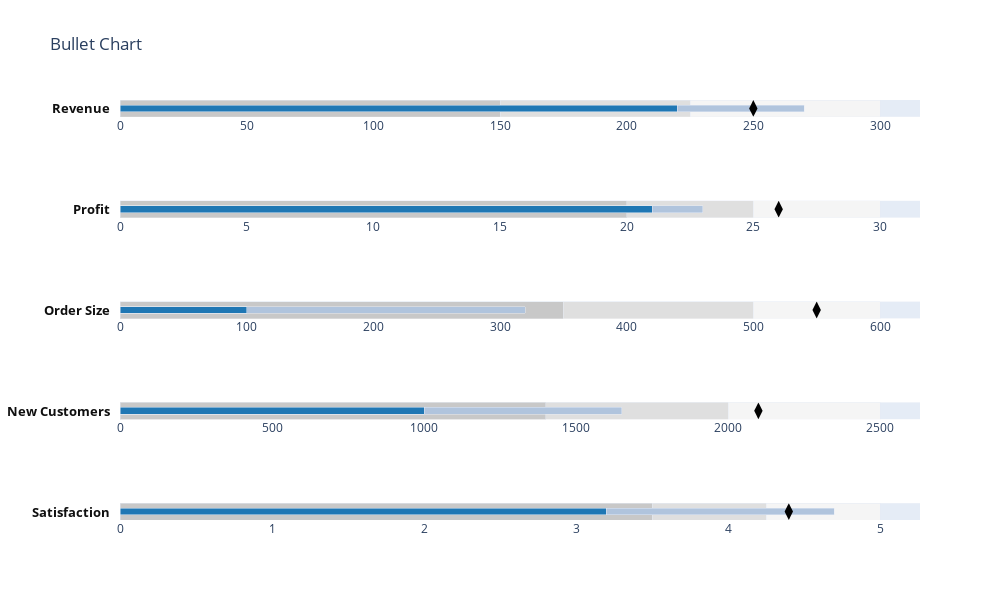

Notebook code cell kept with this figure:
### Code cell
fig.show()

### Figure 1 — Plotly figure (JSON) as saved in the notebook; plotly's stock layout.template omitted (floating-point values rounded to 4 significant figures)
{"data": [{"base": 0, "hoverinfo": "x", "marker": {"color": "rgb(245.0, 245.0, 245.0)"}, "name": "ranges", "orientation": "h", "type": "bar", "width": 2, "x": [300], "xaxis": "x", "y": [0], "yaxis": "y"}, {"base": 0, "hoverinfo": "x", "marker": {"color": "rgb(222.5, 222.5, 222.5)"}, "name": "ranges", "orientation": "h", "type": "bar", "width": 2, "x": [225], "xaxis": "x", "y": [0], "yaxis": "y"}, {"base": 0, "hoverinfo": "x", "marker": {"color": "rgb(200.0, 200.0, 200.0)"}, "name": "ranges", "orientation": "h", "type": "bar", "width": 2, "x": [150], "xaxis": "x", "y": [0], "yaxis": "y"}, {"base": 0, "hoverinfo": "x", "marker": {"color": "rgb(176.0, 196.0, 221.0)"}, "name": "measures", "orientation": "h", "type": "bar", "width": 0.4, "x": [270], "xaxis": "x", "y": [0.5], "yaxis": "y"}, {"base": 0, "hoverinfo": "x", "marker": {"color": "rgb(31.0, 119.0, 180.0)"}, "name": "measures", "orientation": "h", "type": "bar", "width": 0.4, "x": [220], "xaxis": "x", "y": [0.5], "yaxis": "y"}, {"hoverinfo": "x", "marker": {"color": "rgb(0, 0, 0)", "size": 12, "symbol": "diamond-tall"}, "name": "markers", "type": "scatter", "x": [250], "xaxis": "x", "y": [0.5], "yaxis": "y"}, {"base": 0, "hoverinfo": "x", "marker": {"color": "rgb(245.0, 245.0, 245.0)"}, "name": "ranges", "orientation": "h", "type": "bar", "width": 2, "x": [30], "xaxis": "x2", "y": [0], "yaxis": "y2"}, {"base": 0, "hoverinfo": "x", "marker": {"color": "rgb(222.5, 222.5, 222.5)"}, "name": "ranges", "orientation": "h", "type": "bar", "width": 2, "x": [25], "xaxis": "x2", "y": [0], "yaxis": "y2"}, {"base": 0, "hoverinfo": "x", "marker": {"color": "rgb(200.0, 200.0, 200.0)"}, "name": "ranges", "orientation": "h", "type": "bar", "width": 2, "x": [20], "xaxis": "x2", "y": [0], "yaxis": "y2"}, {"base": 0, "hoverinfo": "x", "marker": {"color": "rgb(176.0, 196.0, 221.0)"}, "name": "measures", "orientation": "h", "type": "bar", "width": 0.4, "x": [23], "xaxis": "x2", "y": [0.5], "yaxis": "y2"}, {"base": 0, "hoverinfo": "x", "marker": {"color": "rgb(31.0, 119.0, 180.0)"}, "name": "measures", "orientation": "h", "type": "bar", "width": 0.4, "x": [21], "xaxis": "x2", "y": [0.5], "yaxis": "y2"}, {"hoverinfo": "x", "marker": {"color": "rgb(0, 0, 0)", "size": 12, "symbol": "diamond-tall"}, "name": "markers", "type": "scatter", "x": [26], "xaxis": "x2", "y": [0.5], "yaxis": "y2"}, {"base": 0, "hoverinfo": "x", "marker": {"color": "rgb(245.0, 245.0, 245.0)"}, "name": "ranges", "orientation": "h", "type": "bar", "width": 2, "x": [600], "xaxis": "x3", "y": [0], "yaxis": "y3"}, {"base": 0, "hoverinfo": "x", "marker": {"color": "rgb(222.5, 222.5, 222.5)"}, "name": "ranges", "orientation": "h", "type": "bar", "width": 2, "x": [500], "xaxis": "x3", "y": [0], "yaxis": "y3"}, {"base": 0, "hoverinfo": "x", "marker": {"color": "rgb(200.0, 200.0, 200.0)"}, "name": "ranges", "orientation": "h", "type": "bar", "width": 2, "x": [350], "xaxis": "x3", "y": [0], "yaxis": "y3"}, {"base": 0, "hoverinfo": "x", "marker": {"color": "rgb(176.0, 196.0, 221.0)"}, "name": "measures", "orientation": "h", "type": "bar", "width": 0.4, "x": [320], "xaxis": "x3", "y": [0.5], "yaxis": "y3"}, {"base": 0, "hoverinfo": "x", "marker": {"color": "rgb(31.0, 119.0, 180.0)"}, "name": "measures", "orientation": "h", "type": "bar", "width": 0.4, "x": [100], "xaxis": "x3", "y": [0.5], "yaxis": "y3"}, {"hoverinfo": "x", "marker": {"color": "rgb(0, 0, 0)", "size": 12, "symbol": "diamond-tall"}, "name": "markers", "type": "scatter", "x": [550], "xaxis": "x3", "y": [0.5], "yaxis": "y3"}, {"base": 0, "hoverinfo": "x", "marker": {"color": "rgb(245.0, 245.0, 245.0)"}, "name": "ranges", "orientation": "h", "type": "bar", "width": 2, "x": [2500], "xaxis": "x4", "y": [0], "yaxis": "y4"}, {"base": 0, "hoverinfo": "x", "marker": {"color": "rgb(222.5, 222.5, 222.5)"}, "name": "ranges", "orientation": "h", "type": "bar", "width": 2, "x": [2000], "xaxis": "x4", "y": [0], "yaxis": "y4"}, {"base": 0, "hoverinfo": "x", "marker": {"color": "rgb(200.0, 200.0, 200.0)"}, "name": "ranges", "orientation": "h", "type": "bar", "width": 2, "x": [1400], "xaxis": "x4", "y": [0], "yaxis": "y4"}, {"base": 0, "hoverinfo": "x", "marker": {"color": "rgb(176.0, 196.0, 221.0)"}, "name": "measures", "orientation": "h", "type": "bar", "width": 0.4, "x": [1650], "xaxis": "x4", "y": [0.5], "yaxis": "y4"}, {"base": 0, "hoverinfo": "x", "marker": {"color": "rgb(31.0, 119.0, 180.0)"}, "name": "measures", "orientation": "h", "type": "bar", "width": 0.4, "x": [1000], "xaxis": "x4", "y": [0.5], "yaxis": "y4"}, {"hoverinfo": "x", "marker": {"color": "rgb(0, 0, 0)", "size": 12, "symbol": "diamond-tall"}, "name": "markers", "type": "scatter", "x": [2100], "xaxis": "x4", "y": [0.5], "yaxis": "y4"}, {"base": 0, "hoverinfo": "x", "marker": {"color": "rgb(245.0, 245.0, 245.0)"}, "name": "ranges", "orientation": "h", "type": "bar", "width": 2, "x": [5], "xaxis": "x5", "y": [0], "yaxis": "y5"}, {"base": 0, "hoverinfo": "x", "marker": {"color": "rgb(222.5, 222.5, 222.5)"}, "name": "ranges", "orientation": "h", "type": "bar", "width": 2, "x": [4.25], "xaxis": "x5", "y": [0], "yaxis": "y5"}, {"base": 0, "hoverinfo": "x", "marker": {"color": "rgb(200.0, 200.0, 200.0)"}, "name": "ranges", "orientation": "h", "type": "bar", "width": 2, "x": [3.5], "xaxis": "x5", "y": [0], "yaxis": "y5"}, {"base": 0, "hoverinfo": "x", "marker": {"color": "rgb(176.0, 196.0, 221.0)"}, "name": "measures", "orientation": "h", "type": "bar", "width": 0.4, "x": [4.7], "xaxis": "x5", "y": [0.5], "yaxis": "y5"}, {"base": 0, "hoverinfo": "x", "marker": {"color": "rgb(31.0, 119.0, 180.0)"}, "name": "measures", "orientation": "h", "type": "bar", "width": 0.4, "x": [3.2], "xaxis": "x5", "y": [0.5], "yaxis": "y5"}, {"hoverinfo": "x", "marker": {"color": "rgb(0, 0, 0)", "size": 12, "symbol": "diamond-tall"}, "name": "markers", "type": "scatter", "x": [4.4], "xaxis": "x5", "y": [0.5], "yaxis": "y5"}], "layout": {"annotations": [{"font": {"color": "#0f0f0f", "size": 13}, "showarrow": false, "text": "<b>Revenue</b>", "textangle": 0, "x": -0.01, "xanchor": "right", "xref": "paper", "y": 0.98, "yanchor": "middle", "yref": "paper"}, {"font": {"color": "#0f0f0f", "size": 13}, "showarrow": false, "text": "<b>Profit</b>", "textangle": 0, "x": -0.01, "xanchor": "right", "xref": "paper", "y": 0.74, "yanchor": "middle", "yref": "paper"}, {"font": {"color": "#0f0f0f", "size": 13}, "showarrow": false, "text": "<b>Order Size</b>", "textangle": 0, "x": -0.01, "xanchor": "right", "xref": "paper", "y": 0.5, "yanchor": "middle", "yref": "paper"}, {"font": {"color": "#0f0f0f", "size": 13}, "showarrow": false, "text": "<b>New Customers</b>", "textangle": 0, "x": -0.01, "xanchor": "right", "xref": "paper", "y": 0.26, "yanchor": "middle", "yref": "paper"}, {"font": {"color": "#0f0f0f", "size": 13}, "showarrow": false, "text": "<b>Satisfaction</b>", "textangle": 0, "x": -0.01, "xanchor": "right", "xref": "paper", "y": 0.02, "yanchor": "middle", "yref": "paper"}], "barmode": "stack", "height": 600, "margin": {"l": 120}, "showlegend": false, "title": {"text": "Bullet Chart"}, "width": 1000, "xaxis": {"anchor": "y", "domain": [0, 1], "showgrid": false, "tickwidth": 1, "zeroline": false}, "xaxis2": {"anchor": "y2", "domain": [0, 1], "showgrid": false, "tickwidth": 1, "zeroline": false}, "xaxis3": {"anchor": "y3", "domain": [0, 1], "showgrid": false, "tickwidth": 1, "zeroline": false}, "xaxis4": {"anchor": "y4", "domain": [0, 1], "showgrid": false, "tickwidth": 1, "zeroline": false}, "xaxis5": {"anchor": "y5", "domain": [0, 1], "showgrid": false, "tickwidth": 1, "zeroline": false}, "yaxis": {"anchor": "x", "domain": [0.96, 1], "range": [0, 1], "showgrid": false, "showticklabels": false, "zeroline": false}, "yaxis2": {"anchor": "x2", "domain": [0.72, 0.76], "range": [0, 1], "showgrid": false, "showticklabels": false, "zeroline": false}, "yaxis3": {"anchor": "x3", "domain": [0.48, 0.52], "range": [0, 1], "showgrid": false, "showticklabels": false, "zeroline": false}, "yaxis4": {"anchor": "x4", "domain": [0.24, 0.28], "range": [0, 1], "showgrid": false, "showticklabels": false, "zeroline": false}, "yaxis5": {"anchor": "x5", "domain": [0, 0.04], "range": [0, 1], "showgrid": false, "showticklabels": false, "zeroline": false}}}
